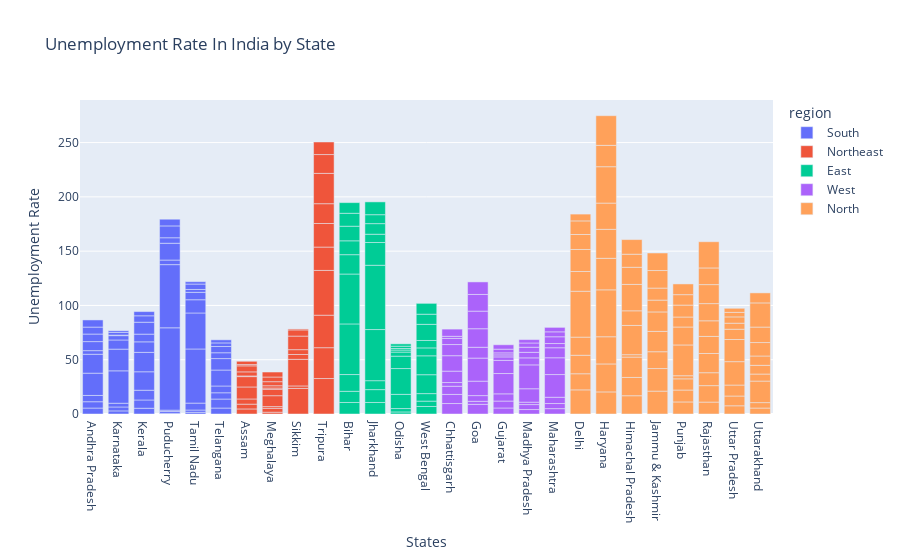

The cell this chart's notebook holds for it:
### Code cell
unemployment = dataset[['states','region','estimated_unemployment_rate']]
figure = px.bar(unemployment, x='states', y='estimated_unemployment_rate', color='region',
                title='Unemployment Rate In India by State', 
                labels={'states': 'States', 'estimated_unemployment_rate': 'Unemployment Rate'})
figure.show()

### Figure 1 — Plotly figure (JSON) as saved in the notebook; plotly's stock layout.template omitted (floating-point values rounded to 4 significant figures)
{"data": [{"alignmentgroup": "True", "hovertemplate": "region=South<br>States=%{x}<br>Unemployment Rate=%{y}<extra></extra>", "legendgroup": "South", "marker": {"color": "#636efa", "pattern": {"shape": ""}}, "name": "South", "offsetgroup": "South", "orientation": "v", "showlegend": true, "textposition": "auto", "type": "bar", "x": ["Andhra Pradesh", "Andhra Pradesh", "Andhra Pradesh", "Andhra Pradesh", "Andhra Pradesh", "Andhra Pradesh", "Andhra Pradesh", "Andhra Pradesh", "Andhra Pradesh", "Andhra Pradesh", "Karnataka", "Karnataka", "Karnataka", "Karnataka", "Karnataka", "Karnataka", "Karnataka", "Karnataka", "Karnataka", "Karnataka", "Kerala", "Kerala", "Kerala", "Kerala", "Kerala", "Kerala", "Kerala", "Kerala", "Kerala", "Kerala", "Puducherry", "Puducherry", "Puducherry", "Puducherry", "Puducherry", "Puducherry", "Puducherry", "Puducherry", "Puducherry", "Puducherry", "Tamil Nadu", "Tamil Nadu", "Tamil Nadu", "Tamil Nadu", "Tamil Nadu", "Tamil Nadu", "Tamil Nadu", "Tamil Nadu", "Tamil Nadu", "Tamil Nadu", "Telangana", "Telangana", "Telangana", "Telangana", "Telangana", "Telangana", "Telangana", "Telangana", "Telangana", "Telangana"], "xaxis": "x", "y": [5.48, 5.83, 5.79, 20.51, 17.43, 3.31, 8.34, 6.96, 6.4, 6.59, 2.86, 3.61, 3.46, 29.84, 19.97, 8.44, 4.01, 0.5, 2.41, 1.58, 5.31, 7.6, 8.99, 16.99, 17.88, 9.71, 7.09, 10.98, 5.91, 3.88, 0.58, 1.76, 1.2, 75.85, 58.19, 4.24, 15.47, 5.05, 10.9, 6.18, 1.57, 2.09, 6.4, 49.83, 33.16, 12.2, 6.81, 2.65, 5, 2.16, 5.49, 8.29, 5.77, 6.25, 14.7, 10.55, 5.36, 5.79, 3.27, 2.86], "yaxis": "y"}, {"alignmentgroup": "True", "hovertemplate": "region=Northeast<br>States=%{x}<br>Unemployment Rate=%{y}<extra></extra>", "legendgroup": "Northeast", "marker": {"color": "#EF553B", "pattern": {"shape": ""}}, "name": "Northeast", "offsetgroup": "Northeast", "orientation": "v", "showlegend": true, "textposition": "auto", "type": "bar", "x": ["Assam", "Assam", "Assam", "Assam", "Assam", "Assam", "Assam", "Assam", "Assam", "Assam", "Meghalaya", "Meghalaya", "Meghalaya", "Meghalaya", "Meghalaya", "Meghalaya", "Meghalaya", "Meghalaya", "Meghalaya", "Meghalaya", "Sikkim", "Sikkim", "Sikkim", "Sikkim", "Sikkim", "Sikkim", "Sikkim", "Sikkim", "Tripura", "Tripura", "Tripura", "Tripura", "Tripura", "Tripura", "Tripura", "Tripura", "Tripura", "Tripura"], "xaxis": "x", "y": [4.66, 4.41, 4.77, 11.06, 9.55, 0.6, 3.77, 5.53, 1.19, 3.02, 1.66, 3.59, 1.58, 10.03, 5.92, 1.15, 2.1, 3.74, 4.29, 4.6, 23.57, 2.28, 24.51, 4.46, 4.45, 12.49, 5.7, 0.88, 32.67, 28.4, 29.95, 41.23, 21.51, 21.71, 18.24, 27.92, 17.35, 11.57], "yaxis": "y"}, {"alignmentgroup": "True", "hovertemplate": "region=East<br>States=%{x}<br>Unemployment Rate=%{y}<extra></extra>", "legendgroup": "East", "marker": {"color": "#00cc96", "pattern": {"shape": ""}}, "name": "East", "offsetgroup": "East", "orientation": "v", "showlegend": true, "textposition": "auto", "type": "bar", "x": ["Bihar", "Bihar", "Bihar", "Bihar", "Bihar", "Bihar", "Bihar", "Bihar", "Bihar", "Bihar", "Jharkhand", "Jharkhand", "Jharkhand", "Jharkhand", "Jharkhand", "Jharkhand", "Jharkhand", "Jharkhand", "Jharkhand", "Jharkhand", "Odisha", "Odisha", "Odisha", "Odisha", "Odisha", "Odisha", "Odisha", "Odisha", "Odisha", "Odisha", "West Bengal", "West Bengal", "West Bengal", "West Bengal", "West Bengal", "West Bengal", "West Bengal", "West Bengal", "West Bengal", "West Bengal"], "xaxis": "x", "y": [10.61, 10.29, 15.43, 46.64, 45.96, 17.82, 12.79, 13.44, 11.91, 9.82, 10.61, 11.85, 8.23, 47.09, 59.23, 20.95, 7.63, 9.76, 8.24, 11.8, 1.9, 3.12, 13.08, 23.76, 11.41, 3.77, 1.88, 1.42, 2.1, 2.18, 6.94, 4.92, 6.92, 17.41, 17.41, 7.29, 6.83, 14.87, 9.35, 9.98], "yaxis": "y"}, {"alignmentgroup": "True", "hovertemplate": "region=West<br>States=%{x}<br>Unemployment Rate=%{y}<extra></extra>", "legendgroup": "West", "marker": {"color": "#ab63fa", "pattern": {"shape": ""}}, "name": "West", "offsetgroup": "West", "orientation": "v", "showlegend": true, "textposition": "auto", "type": "bar", "x": ["Chhattisgarh", "Chhattisgarh", "Chhattisgarh", "Chhattisgarh", "Chhattisgarh", "Chhattisgarh", "Chhattisgarh", "Chhattisgarh", "Chhattisgarh", "Chhattisgarh", "Goa", "Goa", "Goa", "Goa", "Goa", "Goa", "Goa", "Goa", "Goa", "Goa", "Gujarat", "Gujarat", "Gujarat", "Gujarat", "Gujarat", "Gujarat", "Gujarat", "Gujarat", "Gujarat", "Gujarat", "Madhya Pradesh", "Madhya Pradesh", "Madhya Pradesh", "Madhya Pradesh", "Madhya Pradesh", "Madhya Pradesh", "Madhya Pradesh", "Madhya Pradesh", "Madhya Pradesh", "Madhya Pradesh", "Maharashtra", "Maharashtra", "Maharashtra", "Maharashtra", "Maharashtra", "Maharashtra", "Maharashtra", "Maharashtra", "Maharashtra", "Maharashtra"], "xaxis": "x", "y": [9.65, 8.38, 7.54, 3.41, 10.5, 14.23, 10.27, 5.63, 1.96, 6.62, 8.89, 2.81, 5.25, 13.31, 21.25, 9.96, 17.07, 16.21, 15.38, 11.54, 5.54, 6.38, 6.66, 18.71, 12.11, 3.2, 1.84, 1.87, 3.42, 4.03, 4.11, 4.57, 2.22, 12.36, 21.98, 6.48, 5.08, 4.7, 3.91, 3.13, 4.95, 4.69, 5.79, 20.9, 15.46, 9.23, 3.89, 6.23, 4.55, 4.1], "yaxis": "y"}, {"alignmentgroup": "True", "hovertemplate": "region=North<br>States=%{x}<br>Unemployment Rate=%{y}<extra></extra>", "legendgroup": "North", "marker": {"color": "#FFA15A", "pattern": {"shape": ""}}, "name": "North", "offsetgroup": "North", "orientation": "v", "showlegend": true, "textposition": "auto", "type": "bar", "x": ["Delhi", "Delhi", "Delhi", "Delhi", "Delhi", "Delhi", "Delhi", "Delhi", "Delhi", "Delhi", "Haryana", "Haryana", "Haryana", "Haryana", "Haryana", "Haryana", "Haryana", "Haryana", "Haryana", "Haryana", "Himachal Pradesh", "Himachal Pradesh", "Himachal Pradesh", "Himachal Pradesh", "Himachal Pradesh", "Himachal Pradesh", "Himachal Pradesh", "Himachal Pradesh", "Himachal Pradesh", "Himachal Pradesh", "Jammu & Kashmir", "Jammu & Kashmir", "Jammu & Kashmir", "Jammu & Kashmir", "Jammu & Kashmir", "Jammu & Kashmir", "Jammu & Kashmir", "Jammu & Kashmir", "Jammu & Kashmir", "Punjab", "Punjab", "Punjab", "Punjab", "Punjab", "Punjab", "Punjab", "Punjab", "Punjab", "Punjab", "Rajasthan", "Rajasthan", "Rajasthan", "Rajasthan", "Rajasthan", "Rajasthan", "Rajasthan", "Rajasthan", "Rajasthan", "Rajasthan", "Uttar Pradesh", "Uttar Pradesh", "Uttar Pradesh", "Uttar Pradesh", "Uttar Pradesh", "Uttar Pradesh", "Uttar Pradesh", "Uttar Pradesh", "Uttar Pradesh", "Uttar Pradesh", "Uttarakhand", "Uttarakhand", "Uttarakhand", "Uttarakhand", "Uttarakhand", "Uttarakhand", "Uttarakhand", "Uttarakhand", "Uttarakhand", "Uttarakhand"], "xaxis": "x", "y": [22.23, 14.84, 17.04, 16.68, 42.27, 18.19, 20.3, 13.79, 12.53, 6.27, 20.34, 25.77, 25.05, 43.22, 29.02, 26.7, 24.18, 33.5, 19.68, 27.31, 16.83, 16.84, 18.76, 2.2, 26.95, 13.47, 24.31, 15.79, 12.04, 13.46, 21.08, 20.78, 15.5, 18.74, 17.92, 10.88, 11.09, 16.17, 16.14, 11.11, 10.97, 10.32, 2.86, 28.33, 16.55, 9.19, 10.99, 9.61, 9.88, 10.97, 15.16, 11.9, 17.7, 15.74, 14.39, 15.81, 17.51, 15.35, 24.15, 7.58, 8.98, 10.11, 21.54, 20.41, 9.47, 5.56, 5.79, 4.18, 3.75, 5.49, 4.99, 19.85, 6.48, 8.01, 8.61, 12.38, 14.26, 22.26, 9.23], "yaxis": "y"}], "layout": {"barmode": "relative", "legend": {"title": {"text": "region"}, "tracegroupgap": 0}, "title": {"text": "Unemployment Rate In India by State"}, "xaxis": {"anchor": "y", "domain": [0, 1], "title": {"text": "States"}}, "yaxis": {"anchor": "x", "domain": [0, 1], "title": {"text": "Unemployment Rate"}}}}
